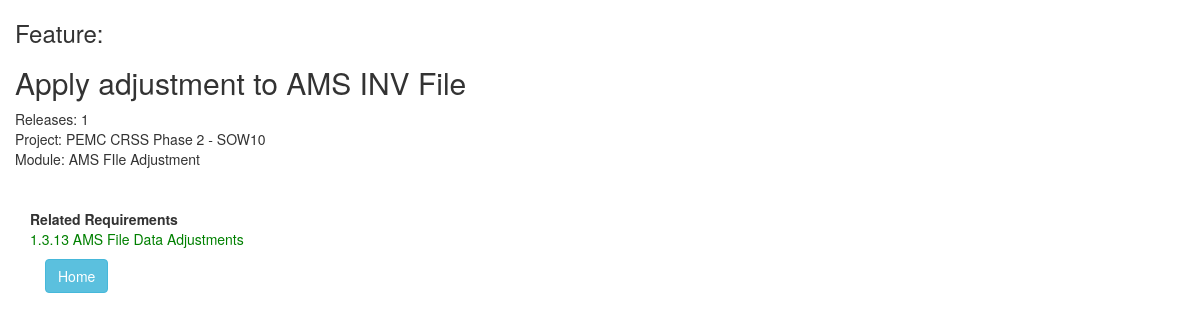
/joan/feature/14/, run on an earlier commit of the app's database.
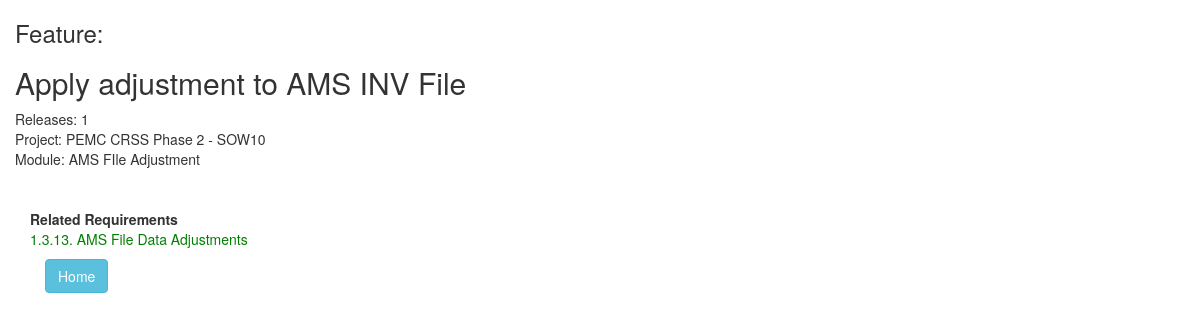
And on a later commit of the database.
### joan/models.py (models this page shows, shortened)
class Requirement(models.Model):
    release = models.ForeignKey(Release, on_delete=models.CASCADE, null=True, blank=True)
    reqd_id = models.CharField(max_length=15,blank=True)
    requirement_heading = models.CharField(max_length=70,blank=True)
    requirement_text = models.TextField()
    created_at = models.DateTimeField(auto_now_add=True,null=True)
    updated_at = models.DateTimeField(auto_now=True,null=True)
    def __str__(self):
        return self.reqd_id + " " + self.requirement_heading
    class Meta:
        ordering = ['reqd_id', 'id']

### joan/views.py (the view)
# urls.py: url(r'^feature/(?P<pk>[a-zA-Z0-9-]+)/$', views.FeatureView.as_view(), name='feature'),
class FeatureView(generic.DetailView):
    model = Feature
    template_name = 'joan/feature.html'
    def get_context_data(self, **kwargs):
        context = super(FeatureView, self).get_context_data(**kwargs)
        context['requirement_list'] = Requirement.objects.filter(feature__id__exact=self.kwargs['pk'])
        context['releases'] = list(set(Requirement.objects.filter(feature__id__exact=self.kwargs['pk']).values_list('release', flat=True)))
        return context

### joan/models.py (called while the page is built)
    def __str__(self):
        return self.project_name

### joan/templates/joan/feature.html (shortened to what this page needs)
{% load static %}
{% load bootstrap3 %}
{% bootstrap_css %}
<link rel="stylesheet" type="text/css" href="{% static 'joan/style.css' %}" />
<div class="container">
 <div class="row">
<h3>Feature:</h3>
<h2>{{ feature.feature_text }}</h2>
Releases:
{% for x in releases %}
{{ x }}
{% endfor %} <br>
Project: {{ feature.project }} <br>
Module: {{ feature.feature_heading }}
</div>
<br>
<br>
<div class="container horizontal-scroll">
   <div class="row">
     <b>Related Requirements</b>
      <ul class="list-unstyled">
      {% for requirement in requirement_list %}
      <li> <a href="{% url 'joan:requirement' requirement.id %}"> {{ requirement }}</a></li>
      {% endfor %}
      </ul>
    </div>
   <a class="btn btn-info" href="{% url 'joan:project' feature.project.id %}">Home</a>
</div>

What changed in the data, as far as the page shows it:
changed Requirement: reqd+requirement_heading "1.3.13 AMS File Data Adjustments" → "1.3.13. AMS File Data Adjustments"
